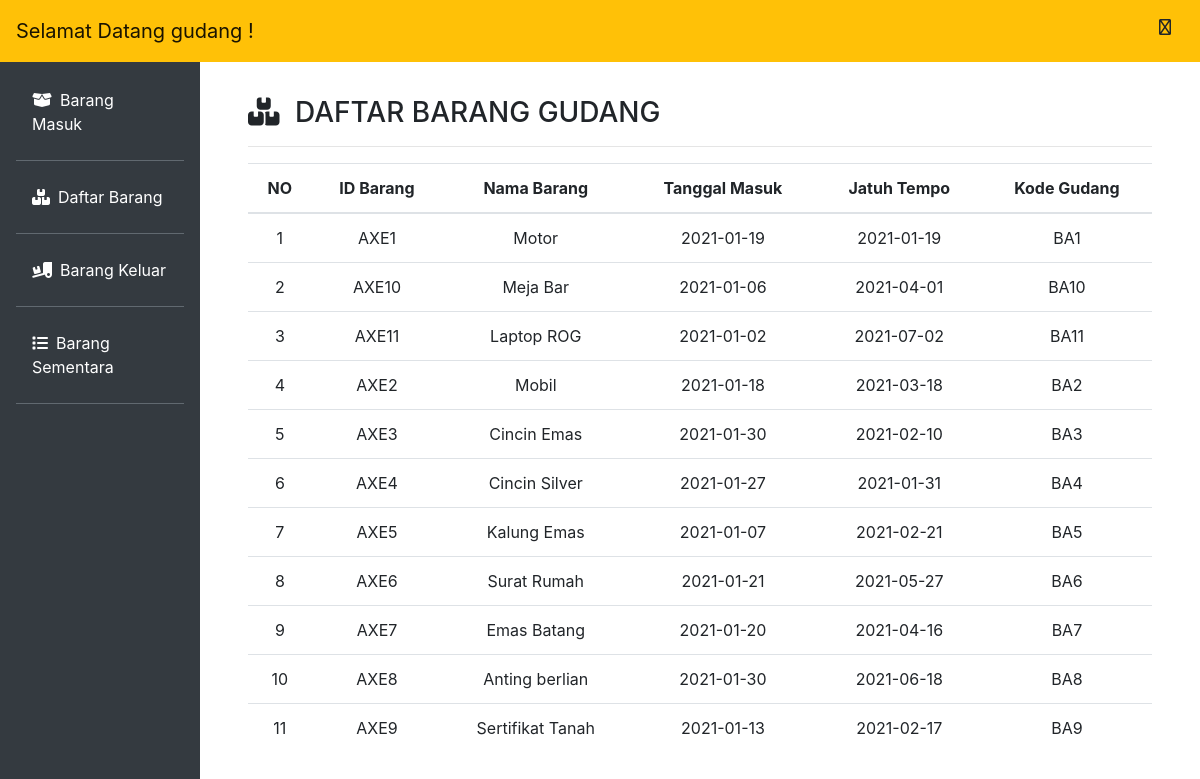
/admin_daftar_gudang.php (signed in), run on the app's committed database.
### tables this page shows
CREATE TABLE `gudang_barang` (
  `idBarang` varchar(10) NOT NULL,
  `namaBarang` text NOT NULL,
  `kodeGudang` varchar(10) NOT NULL,
  `tanggalMasuk` date NOT NULL,
  `jatuhTempo` date NOT NULL
);

### admin_daftar_gudang.php (the view, shortened to what this page needs)
<!DOCTYPE html>
<html lang="en">
<body>
   <?php
   include_once 'header.php';
   include_once 'includes/database.php';
   $result= mysqli_query ($conn, "SELECT * FROM gudang_barang");
   ?>
   <div class="col-md-10 p-5 pt-2">
      <h3><i class="fas fa-boxes mr-2"></i> DAFTAR BARANG GUDANG</h3>
      <hr>
      <table class="table table-hover text-center">
         <thead>
            <tr>
               <th scope="col">NO</th>
               <th scope="col">ID Barang</th>
               <th scope="col">Nama Barang</th>
               <th scope="col">Tanggal Masuk</th>
               <th scope="col">Jatuh Tempo</th>
               <th scope="col">Kode Gudang</th>
            </tr>
         </thead>
         <tbody>
            <?php $i = 1; ?>
               <?php while ($row = mysqli_fetch_assoc($result)) : ?>
            <tr>
               <td scope="row"><?= $i; ?></td>
               <td><?= $row["idBarang"]; ?></td>
               <td><?= $row["namaBarang"]; ?></td>
               <td><?= $row["tanggalMasuk"]; ?></td>
               <td><?= $row["jatuhTempo"]; ?></td>
               <td><?= $row["kodeGudang"]; ?></td>
            </tr>
            <?php $i++; ?>
               <?php endwhile; ?>
         </tbody>
      </table>
   </div>
</body>
</html>

### data on the page
gudang_barang: idBarang "AXE1", namaBarang "Motor", tanggalMasuk "2021-01-19", jatuhTempo "2021-01-19", kodeGudang "BA1"
gudang_barang: idBarang "AXE10", namaBarang "Meja Bar", tanggalMasuk "2021-01-06", jatuhTempo "2021-04-01", kodeGudang "BA10"
gudang_barang: idBarang "AXE11", namaBarang "Laptop ROG", tanggalMasuk "2021-01-02", jatuhTempo "2021-07-02", kodeGudang "BA11"
gudang_barang: idBarang "AXE2", namaBarang "Mobil", tanggalMasuk "2021-01-18", jatuhTempo "2021-03-18", kodeGudang "BA2"
gudang_barang: idBarang "AXE3", namaBarang "Cincin Emas", tanggalMasuk "2021-01-30", jatuhTempo "2021-02-10", kodeGudang "BA3"
gudang_barang: idBarang "AXE4", namaBarang "Cincin Silver", tanggalMasuk "2021-01-27", jatuhTempo "2021-01-31", kodeGudang "BA4"
gudang_barang: idBarang "AXE5", namaBarang "Kalung Emas", tanggalMasuk "2021-01-07", jatuhTempo "2021-02-21", kodeGudang "BA5"
gudang_barang: idBarang "AXE6", namaBarang "Surat Rumah", tanggalMasuk "2021-01-21", jatuhTempo "2021-05-27", kodeGudang "BA6"
gudang_barang: idBarang "AXE7", namaBarang "Emas Batang", tanggalMasuk "2021-01-20", jatuhTempo "2021-04-16", kodeGudang "BA7"
gudang_barang: idBarang "AXE8", namaBarang "Anting berlian", tanggalMasuk "2021-01-30", jatuhTempo "2021-06-18", kodeGudang "BA8"
gudang_barang: idBarang "AXE9", namaBarang "Sertifikat Tanah", tanggalMasuk "2021-01-13", jatuhTempo "2021-02-17", kodeGudang "BA9"

### other printed values
$_SESSION["usersStatus"] "gudang"
